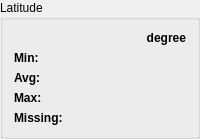
            <widget class="QGroupBox" name="groupBox_6">
             <property name="title">
              <string>Latitude</string>
             </property>
             <layout class="QGridLayout" name="gridLayout_10">
              <item row="2" column="0">
               <widget class="QLabel" name="label_38">
                <property name="font">
                 <font>
                  <bold>true</bold>
                 </font>
                </property>
                <property name="text">
                 <string>Avg:</string>
                </property>
               </widget>
              </item>
              <item row="0" column="0">
               <widget class="QLabel" name="label_39">
                <property name="text">
                 <string/>
                </property>
               </widget>
              </item>
              <item row="1" column="1">
               <widget class="QLabel" name="labelLatitudeMin">
                <property name="text">
                 <string/>
                </property>
                <property name="alignment">
                 <set>Qt::AlignRight|Qt::AlignTrailing|Qt::AlignVCenter</set>
                </property>
               </widget>
              </item>
              <item row="3" column="1">
               <widget class="QLabel" name="labelLatitudeMax">
                <property name="text">
                 <string/>
                </property>
                <property name="alignment">
                 <set>Qt::AlignRight|Qt::AlignTrailing|Qt::AlignVCenter</set>
                </property>
               </widget>
              </item>
              <item row="1" column="0">
               <widget class="QLabel" name="label_40">
                <property name="font">
                 <font>
                  <bold>true</bold>
                 </font>
                </property>
                <property name="text">
                 <string>Min:</string>
                </property>
               </widget>
              </item>
              <item row="2" column="1">
               <widget class="QLabel" name="labelLatitudeAvg">
                <property name="text">
                 <string/>
                </property>
                <property name="alignment">
                 <set>Qt::AlignRight|Qt::AlignTrailing|Qt::AlignVCenter</set>
                </property>
               </widget>
              </item>
              <item row="0" column="1">
               <widget class="QLabel" name="label_41">
                <property name="font">
                 <font>
                  <bold>true</bold>
                 </font>
                </property>
                <property name="text">
                 <string>degree</string>
                </property>
                <property name="alignment">
                 <set>Qt::AlignRight|Qt::AlignTrailing|Qt::AlignVCenter</set>
                </property>
               </widget>
              </item>
              <item row="3" column="0">
               <widget class="QLabel" name="label_42">
                <property name="font">
                 <font>
                  <bold>true</bold>
                 </font>
                </property>
                <property name="text">
                 <string>Max:</string>
                </property>
               </widget>
              </item>
              <item row="4" column="0">
               <widget class="QLabel" name="label_43">
                <property name="font">
                 <font>
                  <bold>true</bold>
                 </font>
                </property>
                <property name="text">
                 <string>Missing:</string>
                </property>
               </widget>
              </item>
              <item row="4" column="1">
               <widget class="QLabel" name="labelLatitudeMissing">
                <property name="text">
                 <string/>
                </property>
                <property name="alignment">
                 <set>Qt::AlignRight|Qt::AlignTrailing|Qt::AlignVCenter</set>
                </property>
               </widget>
              </item>
             </layout>
            </widget>
